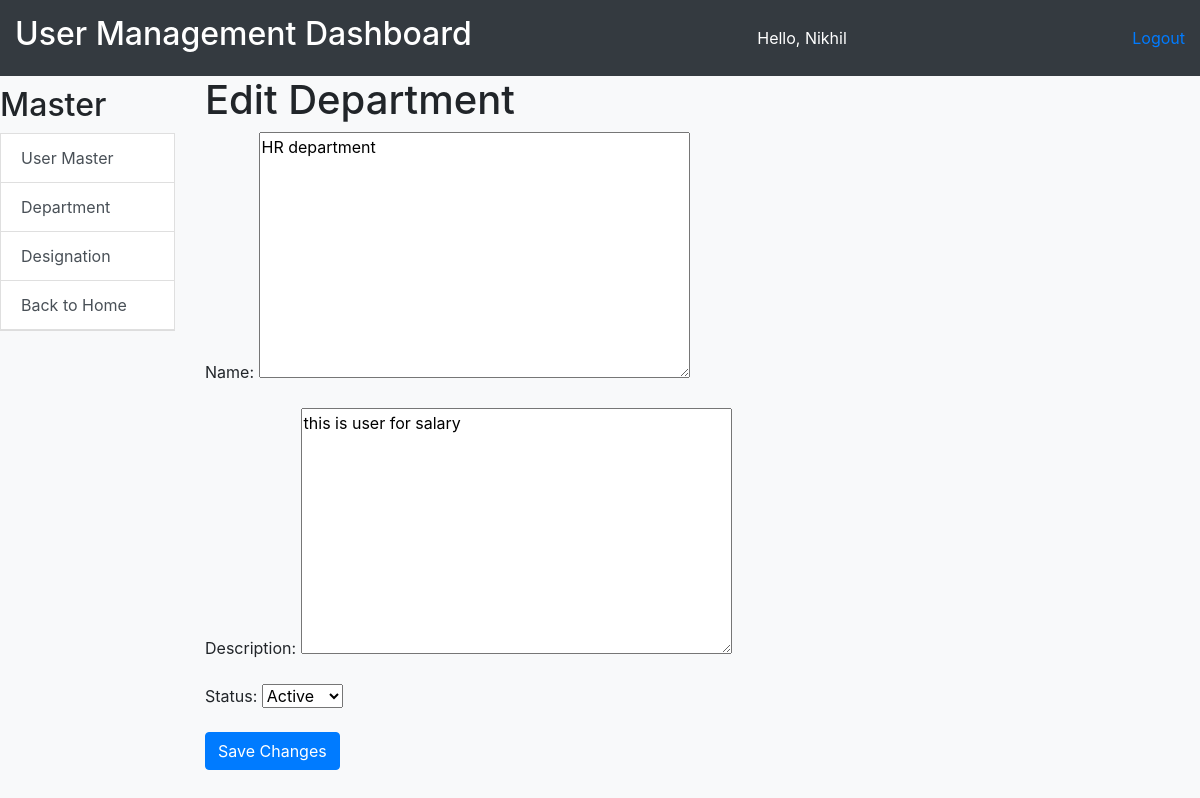
Before: /emp_home/edit_department/2/ (signed in) with the older database file.
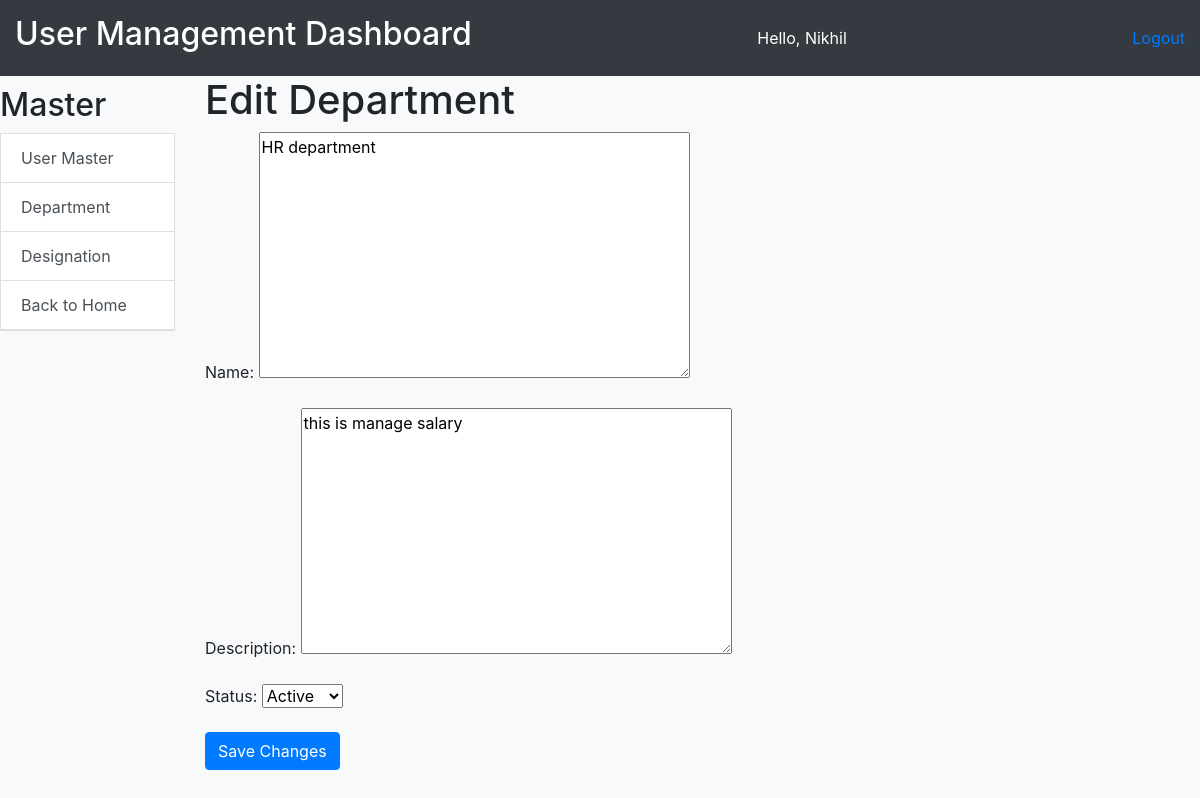
After: the same page with the newer database file.
### employee/models.py (models this page shows, shortened)
class Department(models.Model):
    STATUS_CHOICES = [
        (1, 'Active'),
        (0, 'Inactive'),
    ]
    name = models.TextField()
    description = models.TextField()
    status = models.IntegerField(choices=STATUS_CHOICES, default=1)
    date_added = models.DateTimeField(default=timezone.now)
    date_updated = models.DateTimeField(auto_now=True)

### employee/views.py (the view)
# urls.py: path('edit_department/<int:department_id>/', edit_department, name='edit_department'),
@login_required
def edit_department(request, department_id):
    department = get_object_or_404(Department, id=department_id)
    if request.method == 'POST':
        form = DepartmentForm(request.POST, instance=department)
        if form.is_valid():
            form.save()
            return redirect('department')  # Redirect to the department page
    else:
        form = DepartmentForm(instance=department)
    return render(request, 'edit_department.html', {'department': department, 'form': form})

### employee/forms.py
class DepartmentForm(forms.ModelForm):
    class Meta:
        model = Department
        fields = ['name', 'description', 'status']

### employee/templates/edit_department.html (shortened to what this page needs)
{% extends 'user_management.html' %}
{% block content %}
  <h1>Edit Department</h1>
  <form method="post" action="{% url 'edit_department' department.id %}">
    {{ form.as_p }}
    <button type="submit" class="btn btn-primary">Save Changes</button>
  </form>
{% endblock %}

Changed rows visible on the page:
changed Department "HR department": description "this is user for salary" → "this is manage salary"
